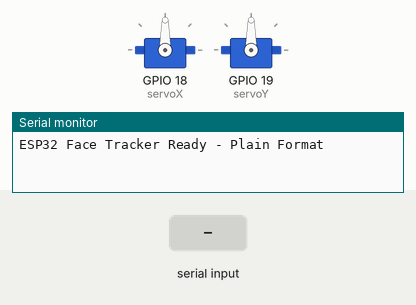
This sketch was run on a simulated ESP32. Parts: 2 × servo, the last lines printed to the serial monitor. The inputs (shaded band) are chosen by the test bench.

Above: at 1.2 s.
1.3 s: "90,45\n" received over Serial
At 2.3 s:
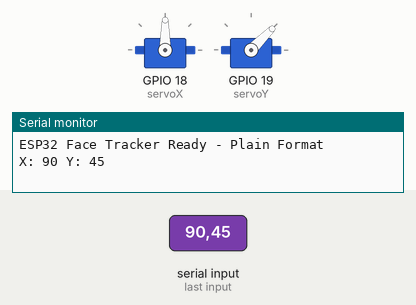
2.8 s: "30,150\n" received over Serial
At 3.4 s:
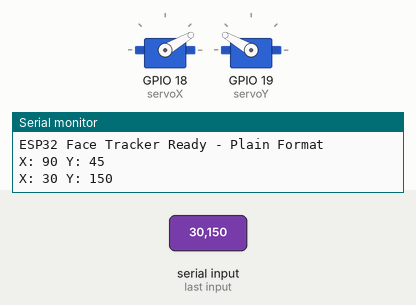
4.3 s: "1,90\n" received over Serial
At 5.7 s:
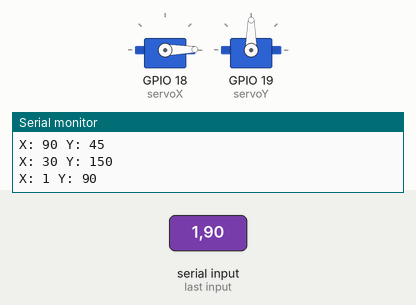
Timing chart, 0 to 7.3 s (numbered marks = the images above; inputs shaded):
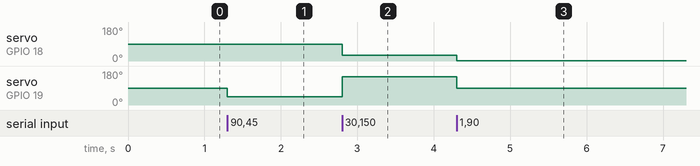

Measured:
- after the input at 1.3 s, servo on GPIO 19 (servoY): 90° → 45° at once
- after the input at 2.8 s, servo on GPIO 18 (servoX): 90° → 30° at once; servo on GPIO 19 (servoY): 45° → 150° at once
- after the input at 4.3 s, servo on GPIO 18 (servoX): 30° → 1° at once; servo on GPIO 19 (servoY): 150° → 90° at once

The sketch:

Servo.ino
```cpp
#include <ESP32Servo.h>

Servo servoX;
Servo servoY;

String inputString = "";
bool newData = false;

void setup() {
  Serial.begin(9600);

  servoX.attach(18);
  servoY.attach(19);

  servoX.write(90);
  servoY.write(90);

  Serial.println("ESP32 Face Tracker Ready - Plain Format");
}

void loop() {
  while (Serial.available()) {
    char inChar = (char)Serial.read();
    if (inChar == '\n') {
      newData = true;
      break;
    }
    inputString += inChar;
  }

  if (newData) {
    int commaIndex = inputString.indexOf(',');
    if (commaIndex > 0) {
      int angleX = inputString.substring(0, commaIndex).toInt();
      int angleY = inputString.substring(commaIndex + 1).toInt();

      angleX = constrain(angleX, 0, 180);
      angleY = constrain(angleY, 0, 180);

      servoX.write(angleX);
      servoY.write(angleY);

      Serial.print("X: ");
      Serial.print(angleX);
      Serial.print(" Y: ");
      Serial.println(angleY);
    } else {
      Serial.print("Invalid input: ");
      Serial.println(inputString);
    }

    inputString = "";
    newData = false;
  }
}
```
